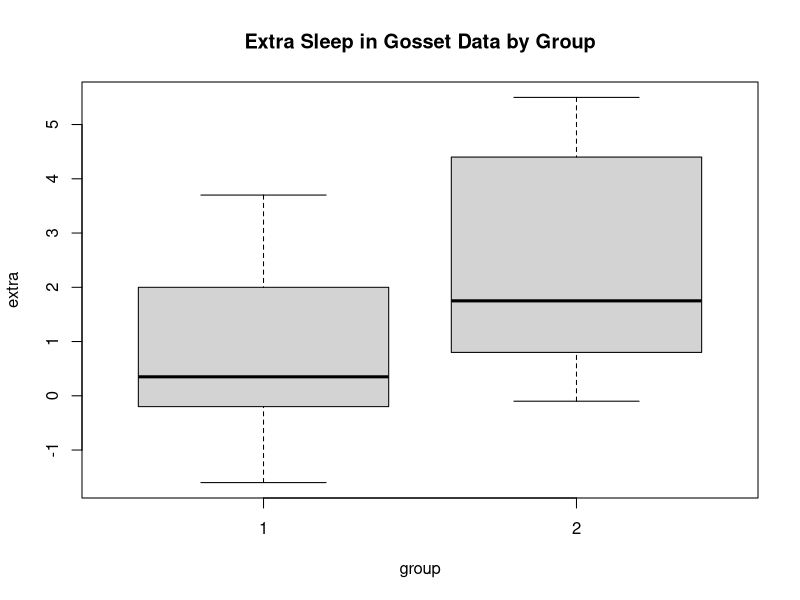

Reproduce this figure in R.
## ---- chunk 1
plot(extra~group, data=sleep, main='Extra Sleep in Gosset Data by Group')
attach(sleep)  # allow using "sleep.extra" as "extra"
extra.1 = extra[group == 1]
extra.2 = extra[group == 2]
## ---- chunk 2
t.test(extra.1, extra.2, paired=TRUE, alternative="two.sided")
